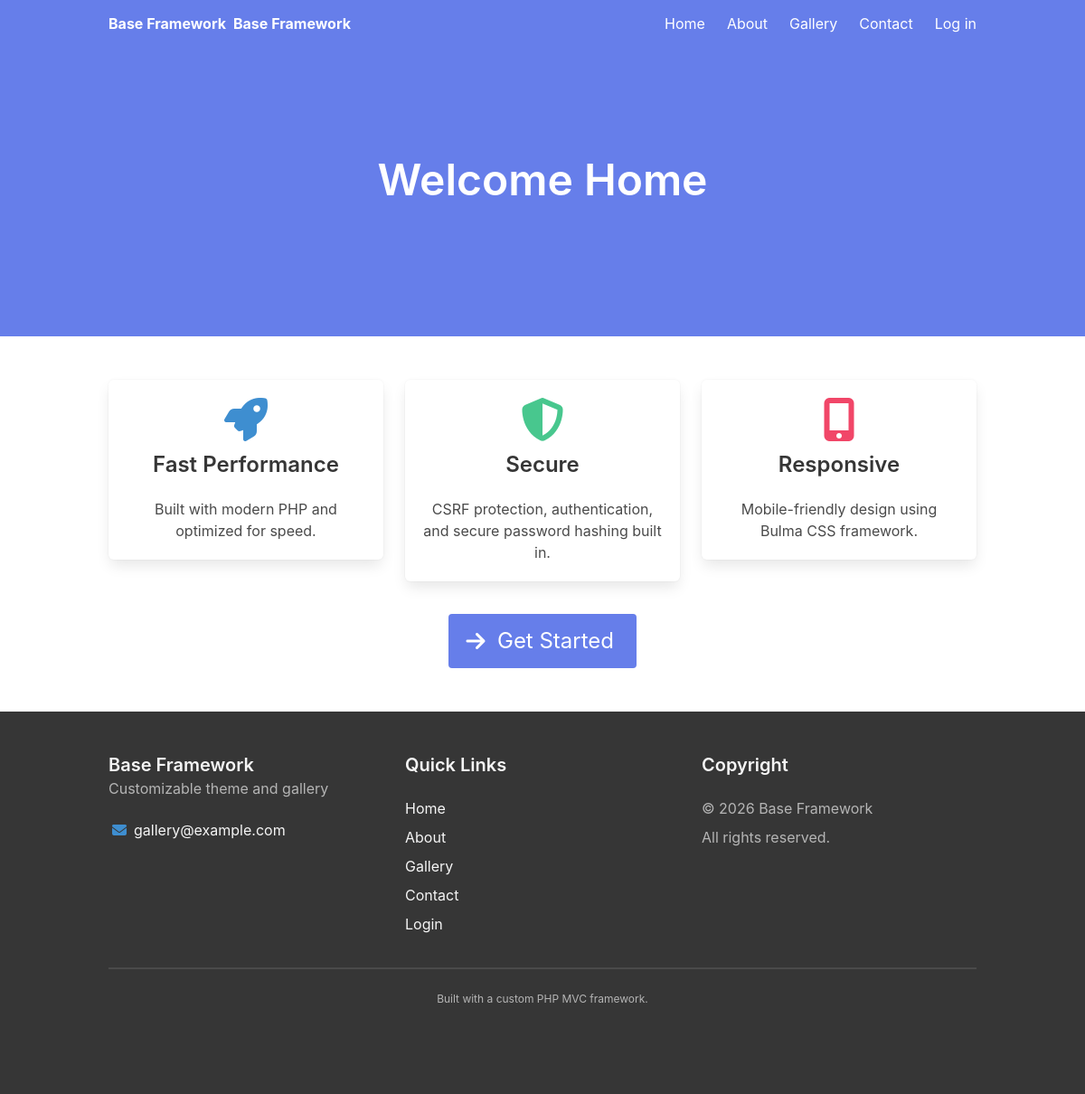
The page / on the database its author committed.
### tables this page shows
CREATE TABLE IF NOT EXISTS theme_settings (
    id INT AUTO_INCREMENT PRIMARY KEY,

     
    primary_color VARCHAR(7) NOT NULL DEFAULT '#667eea' COMMENT 'Primary brand color (hex)',
    secondary_color VARCHAR(7) NOT NULL DEFAULT '#764ba2' COMMENT 'Secondary accent color (hex)',
    accent_color VARCHAR(7) NOT NULL DEFAULT '#48c78e' COMMENT 'Tertiary accent color (hex)',
    danger_color VARCHAR(7) NOT NULL DEFAULT '#f14668' COMMENT 'Danger/destructive color (hex)',

     
    navbar_color VARCHAR(7) DEFAULT '#667eea' COMMENT 'Navbar background color (hex)',
    navbar_hover_color VARCHAR(7) DEFAULT '#ffffff' COMMENT 'Navbar hover color (hex)',
    navbar_text_color VARCHAR(7) DEFAULT '#ffffff' COMMENT 'Navbar text color (hex)',

     
    logo_path VARCHAR(255) DEFAULT NULL COMMENT 'Path to uploaded logo file',
    favicon_path VARCHAR(255) DEFAULT NULL COMMENT 'Path to uploaded favicon file',
    site_name VARCHAR(100) DEFAULT NULL COMMENT 'Site name displayed in navigation',
    gallery_contact_email VARCHAR(255) DEFAULT NULL COMMENT 'Contact email shown on gallery/footer',
    footer_tagline VARCHAR(255) DEFAULT NULL COMMENT 'Optional footer tagline',

     
    hero_background_color VARCHAR(7) DEFAULT NULL COMMENT 'Hero background color (hex)',
    hero_background_image VARCHAR(255) DEFAULT NULL COMMENT 'Hero background image path',

     
    header_style ENUM('fixed', 'static') NOT NULL DEFAULT 'static' COMMENT 'Header positioning',
    card_style ENUM('default', 'elevated', 'flat') NOT NULL DEFAULT 'default' COMMENT 'Card appearance style',

     
    created_at TIMESTAMP DEFAULT CURRENT_TIMESTAMP,
    updated_at TIMESTAMP DEFAULT CURRENT_TIMESTAMP ON UPDATE CURRENT_TIMESTAMP
);

### app/Controllers/HomeController.php (called while the page is built, shortened)
<?php
class HomeController extends Controller
{
    public function index(): void
    {
        $settings = HomepageSetting::getSettings();
        $data = [
            'title' => 'Welcome Home',
            'settings' => $settings,
        ];
        $this->view('home/index', $data);
    }
}

### public/index.php (called while the page is built, shortened)
<?php
require_once BASE_PATH . '/core/Autoloader.php';
require_once BASE_PATH . '/core/helpers.php';
$uri = parse_url($_SERVER['REQUEST_URI'], PHP_URL_PATH);
$method = $_SERVER['REQUEST_METHOD'];
$router = new Core\Router();
$router->dispatch($method, $uri);

### core/Autoloader.php (called while the page is built, shortened)
<?php
spl_autoload_register(function (string $class): void {
    $namespaceMap = [
        'Core\\'  => BASE_PATH . '/core/',
        'App\\'   => BASE_PATH . '/app/',
    ];
    foreach ($namespaceMap as $prefix => $directory) {
        $prefixLength = strlen($prefix);
        if (strncmp($prefix, $class, $prefixLength) === 0) {
            $relativeClass = substr($class, $prefixLength);
            $file = $directory . str_replace('\\', '/', $relativeClass) . '.php';
            if (file_exists($file)) {
                return;
            }
        }
    }
});

### core/Database.php (called while the page is built, shortened)
<?php
class Database
{
    private static ?Database $instance = null;
    private PDO $pdo;
    private function __construct()
    {
        try {
            $dsn = "mysql:host=" . DB_HOST . ";dbname=" . DB_NAME . ";charset=utf8mb4";
            $options = [
                PDO::ATTR_ERRMODE            => PDO::ERRMODE_EXCEPTION,
                PDO::ATTR_DEFAULT_FETCH_MODE => PDO::FETCH_ASSOC,
                PDO::ATTR_EMULATE_PREPARES   => false,
            ];
            $this->pdo = new PDO($dsn, DB_USER, DB_PASS, $options);
        } catch (PDOException $e) {
            error_log("Database Connection Error: " . $e->getMessage());
            throw new \Exception("Could not connect to database");
        }
    }
    public static function getInstance(): Database
    {
        if (self::$instance === null) {
            self::$instance = new Database();
        }
        return self::$instance;
    }
    public function query(string $sql, array $params = []): \PDOStatement
    {
        try {
            $stmt = $this->pdo->prepare($sql);
            $stmt->execute($params);
            return $stmt;
        } catch (PDOException $e) {
            error_log("Database Query Error: " . $e->getMessage());
            error_log("SQL: {$sql}");
            throw $e;
        }
    }
    public function fetch(string $sql, array $params = []): ?array
    {
        $stmt = $this->query($sql, $params);
        $result = $stmt->fetch();
        return $result ?: null;
    }
}

### app/Models/ThemeSetting.php (called while the page is built, shortened)
<?php
class ThemeSetting extends Model
{
    public static function getSiteTheme(): ?array
    {
        $instance = new static();
        $sql = "SELECT * FROM {$instance->table} LIMIT 1";
        return $instance->getDatabase()->fetch($sql);
    }
}

### app/Models/Model.php (called while the page is built, shortened)
<?php
abstract class Model
{
    protected Database $db;
    public function __construct()
    {
        $this->db = Database::getInstance();
    }
    protected function getDatabase(): Database
    {
        return $this->db;
    }
}

### core/helpers.php (called while the page is built, shortened)
<?php
function e(string $value): string
{
    return htmlspecialchars($value, ENT_QUOTES, 'UTF-8');
}
function is_authenticated(): bool
{
    return isset($_SESSION['user_id']);
}
function get_site_theme(): array
{
    static $theme = null;
    if ($theme !== null) {
        return $theme;
    }
    try {
        $theme = \App\Models\ThemeSetting::getSiteTheme();
    } catch (\Exception $e) {
        error_log("Failed to load theme settings: " . $e->getMessage());
        $theme = [
            'primary_color' => '#667eea',
            'secondary_color' => '#764ba2',
            'accent_color' => '#48c78e',
            'logo_path' => null,
            'favicon_path' => null,
            'header_style' => 'static',
            'card_style' => 'default',
        ];
    }
    return $theme;
}
function theme_setting(string $key, $default = null)
{
    $theme = get_site_theme();
    return $theme[$key] ?? $default;
}

### app/Views/layouts/main.php (the view, shortened to what this page needs)
<?php
$theme = get_site_theme();
?>
<!DOCTYPE html>
<html lang="en">
<head>
    <link rel="stylesheet" href="https://cdn.jsdelivr.net/npm/bulma@0.9.4/css/bulma.min.css">
    <link rel="stylesheet" href="https://cdnjs.cloudflare.com/ajax/libs/font-awesome/6.4.0/css/all.min.css">
    <link rel="stylesheet" href="/assets/css/app.css">
</head>
<body>
    <?php require BASE_PATH . '/app/Views/partials/nav.php'; ?>
    <main class="content-wrapper">
        <?= $content ?>
    </main>
    <?php
    $siteName = theme_setting('site_name') ?: APP_NAME;
    $footerEmail = theme_setting('gallery_contact_email');
    $footerTagline = theme_setting('footer_tagline');
    $currentYear = date('Y');
    ?>
    <footer class="footer has-background-dark has-text-light">
        <div class="container">
            <div class="columns">
                <div class="column is-4">
                    <h3 class="title is-5 has-text-light"><?= e($siteName) ?></h3>
                    <?php if (!empty($footerTagline)): ?>
                        <p class="subtitle is-6 has-text-grey-light"><?= e($footerTagline) ?></p>
                    <?php endif; ?>
                    <?php if (!empty($footerEmail)): ?>
                        <p class="mt-3">
                            <span class="icon-text">
                                <span class="icon has-text-info">
                                    <i class="fas fa-envelope"></i>
                                </span>
                                <span><a href="mailto:<?= e($footerEmail) ?>" class="has-text-light"><?= e($footerEmail) ?></a></span>
                            </span>
                        </p>
                    <?php endif; ?>
                </div>
                <div class="column is-4">
                    <h3 class="title is-5 has-text-light">Quick Links</h3>
                    <ul>
                        <li><a href="/" class="has-text-light">Home</a></li>
                        <li class="mt-2"><a href="/about" class="has-text-light">About</a></li>
                        <li class="mt-2"><a href="/gallery" class="has-text-light">Gallery</a></li>
                        <li class="mt-2"><a href="/contact" class="has-text-light">Contact</a></li>
                        <?php if (is_authenticated()): ?>
                            <?php if (is_admin()): ?>
                                <li class="mt-2"><a href="/admin" class="has-text-light">Admin Panel</a></li>
                            <?php endif; ?>
                        <?php else: ?>
                            <li class="mt-2"><a href="/login" class="has-text-light">Login</a></li>
                        <?php endif; ?>
                    </ul>
                </div>
                <div class="column is-4">
                    <h3 class="title is-5 has-text-light">Copyright</h3>
                    <p class="has-text-grey-light">
                        © <?= $currentYear ?> <?= e($siteName) ?>
                    </p>
                    <p class="has-text-grey-light mt-2">
                        All rights reserved.
                    </p>
                </div>
            </div>
            <hr class="has-background-grey-dark">
            <div class="content has-text-centered has-text-grey-light">
                <p class="is-size-7">
                    Built with a custom PHP MVC framework.
                </p>
            </div>
        </div>
    </footer>
</body>
</html>

### core/Router.php (shortened to what this page needs)
<?php
class Router
{
    protected array $routes;
    public function __construct()
    {
        $this->routes = require BASE_PATH . '/config/routes.php';
    }
    public function dispatch(string $method, string $uri): void
    {
        $uri = $this->normalizeUri($uri);
        foreach ($this->routes[$method] as $pattern => $handler) {
            $params = $this->matchRoute($pattern, $uri);
            if ($params !== false) {
                $this->callController($handler, $params);
                return;
            }
        }
        throw new \Core\Exceptions\NotFoundHttpException("No route matches {$method} {$uri}");
    }
    protected function normalizeUri(string $uri): string
    {
        $uri = rtrim($uri, '/') ?: '/';
        return $uri;
    }
    protected function matchRoute(string $pattern, string $uri): array|false
    {
        $regex = '#^' . $pattern . '$#';
        if (preg_match($regex, $uri, $matches)) {
            array_shift($matches);
            return $matches;
        }
        return false;
    }
    protected function callController(array $handler, array $params): void
    {
        $methodName = $handler[1];
        $controller = new $controllerClass();
        call_user_func_array([$controller, $methodName], $params);
    }
}

### app/Views/partials/nav.php (shortened to what this page needs)
<nav class="navbar is-primary" role="navigation" aria-label="main navigation">
    <div class="container">
        <div class="navbar-brand">
            <?php
            $logo = theme_setting('logo_path');
            $siteName = theme_setting('site_name');
            ?>
            <a class="navbar-item has-text-weight-bold" href="/">
                <?php if ($logo): ?>
                    <img src="<?= e($logo) ?>" alt="<?= APP_NAME ?>" style="max-height: 40px;">
                <?php else: ?>
                    <?= APP_NAME ?>
                <?php endif; ?>
                <?php if ($siteName): ?>
                    <span class="ml-2"><?= e($siteName) ?></span>
                <?php endif; ?>
            </a>
        </div>
        <div id="mainNavbar" class="navbar-menu">
            <div class="navbar-end">
                <a class="navbar-item" href="/">Home</a>
                <a class="navbar-item" href="/about">About</a>
                <a class="navbar-item" href="/gallery">Gallery</a>
                <a class="navbar-item" href="/contact">Contact</a>
                <?php if (is_authenticated()): ?>
                    <?php $user = auth_user(); ?>
                    <div class="navbar-item has-dropdown is-hoverable">
                        <a class="navbar-link">
                            <?= e($user['name']) ?>
                            <?php if (is_admin()): ?>
                                <span class="tag is-warning is-small ml-2">Admin</span>
                            <?php endif; ?>
                        </a>
                        <div class="navbar-dropdown is-right">
                            <a class="navbar-item" href="/profile">
                                <span class="icon"><i class="fas fa-user"></i></span>
                                <span>Profile</span>
                            </a>
                            <?php if (is_admin()): ?>
                                <a class="navbar-item" href="/admin">
                                    <span class="icon"><i class="fas fa-cog"></i></span>
                                    <span>Admin Panel</span>
                                </a>
                            <?php endif; ?>
                            <hr class="navbar-divider">
                            <form method="POST" action="/logout">
                                <?= csrf_field() ?>
                                <button type="submit" class="navbar-item" style="width: 100%; border: none; background: none; cursor: pointer; justify-content: flex-start; display: flex; align-items: center; font-family: inherit; font-size: inherit; padding: 0.5rem 0.75rem;">
                                    <span class="icon"><i class="fas fa-sign-out-alt"></i></span>
                                    <span>Logout</span>
                                </button>
                            </form>
                        </div>
                    </div>
                <?php else: ?>
                    <a class="navbar-item" href="/login">Log in</a>
                <?php endif; ?>
            </div>
        </div>
    </div>
</nav>

### rows shown on the page
theme_settings: site_name "Base Framework", footer_tagline "Customizable theme and gallery", gallery_contact_email "gallery@example.com"

### other values the page prints
$settings['hero_title'] "Welcome Home"
$settings['card1_title'] "Fast Performance"
$settings['card1_text'] "Built with modern PHP and optimized for speed."
$settings['card2_title'] "Secure"
$settings['card2_text'] "CSRF protection, authentication, and secure password hashing built in."
$settings['card3_title'] "Responsive"
$settings['card3_text'] "Mobile-friendly design using Bulma CSS framework."
$settings['cta_button_text'] "Get Started"
